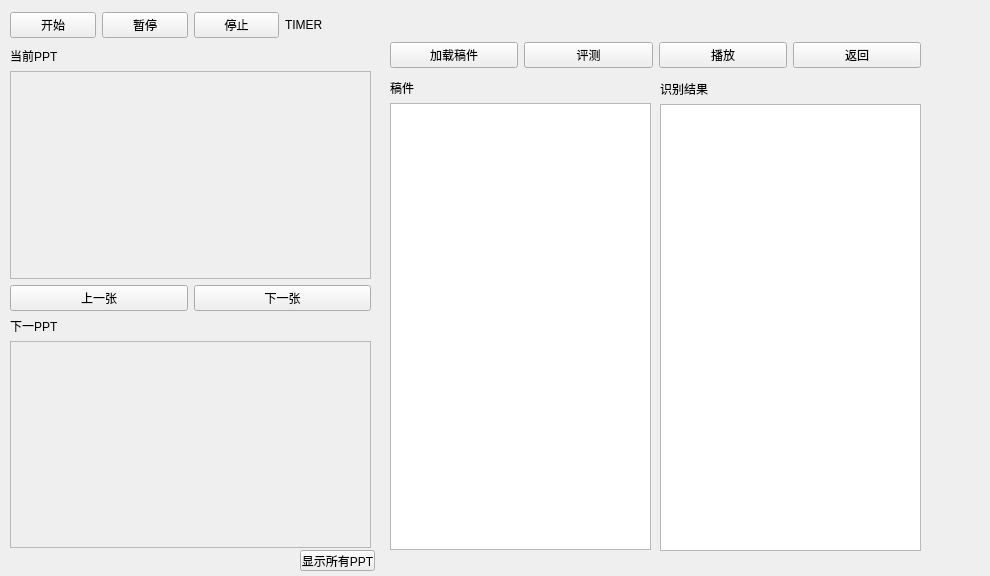
<?xml version="1.0" encoding="UTF-8"?>
<ui version="4.0">
 <class>Form</class>
 <widget class="QWidget" name="Form">
  <property name="geometry">
   <rect>
    <x>0</x>
    <y>0</y>
    <width>990</width>
    <height>576</height>
   </rect>
  </property>
  <property name="windowTitle">
   <string>Form</string>
  </property>
  <widget class="QWidget" name="gridLayoutWidget">
   <property name="geometry">
    <rect>
     <x>390</x>
     <y>79</y>
     <width>261</width>
     <height>471</height>
    </rect>
   </property>
   <layout class="QGridLayout" name="gridLayout">
    <item row="1" column="0">
     <widget class="QTextBrowser" name="TEXT">
      <property name="sizePolicy">
       <sizepolicy hsizetype="Expanding" vsizetype="Minimum">
        <horstretch>0</horstretch>
        <verstretch>0</verstretch>
       </sizepolicy>
      </property>
      <property name="cursor" stdset="0">
       <cursorShape>IBeamCursor</cursorShape>
      </property>
     </widget>
    </item>
    <item row="0" column="0">
     <widget class="QLabel" name="label">
      <property name="sizePolicy">
       <sizepolicy hsizetype="Preferred" vsizetype="Fixed">
        <horstretch>0</horstretch>
        <verstretch>0</verstretch>
       </sizepolicy>
      </property>
      <property name="text">
       <string>稿件</string>
      </property>
     </widget>
    </item>
   </layout>
  </widget>
  <widget class="QWidget" name="verticalLayoutWidget">
   <property name="geometry">
    <rect>
     <x>10</x>
     <y>47</y>
     <width>361</width>
     <height>501</height>
    </rect>
   </property>
   <layout class="QVBoxLayout" name="verticalLayout">
    <item>
     <widget class="QLabel" name="label_2">
      <property name="text">
       <string>当前PPT</string>
      </property>
     </widget>
    </item>
    <item>
     <widget class="QLabel" name="PPT">
      <property name="sizePolicy">
       <sizepolicy hsizetype="Preferred" vsizetype="Expanding">
        <horstretch>0</horstretch>
        <verstretch>0</verstretch>
       </sizepolicy>
      </property>
      <property name="frameShape">
       <enum>QFrame::StyledPanel</enum>
      </property>
      <property name="text">
       <string/>
      </property>
     </widget>
    </item>
    <item>
     <layout class="QHBoxLayout" name="horizontalLayout_3">
      <item>
       <widget class="QPushButton" name="LAST">
        <property name="text">
         <string>上一张</string>
        </property>
       </widget>
      </item>
      <item>
       <widget class="QPushButton" name="NEXT">
        <property name="sizePolicy">
         <sizepolicy hsizetype="Minimum" vsizetype="Maximum">
          <horstretch>0</horstretch>
          <verstretch>0</verstretch>
         </sizepolicy>
        </property>
        <property name="text">
         <string>下一张</string>
        </property>
       </widget>
      </item>
     </layout>
    </item>
    <item>
     <widget class="QLabel" name="label_3">
      <property name="text">
       <string>下一PPT</string>
      </property>
     </widget>
    </item>
    <item>
     <widget class="QLabel" name="PPT_2">
      <property name="sizePolicy">
       <sizepolicy hsizetype="Preferred" vsizetype="Expanding">
        <horstretch>0</horstretch>
        <verstretch>0</verstretch>
       </sizepolicy>
      </property>
      <property name="frameShape">
       <enum>QFrame::StyledPanel</enum>
      </property>
      <property name="text">
       <string/>
      </property>
     </widget>
    </item>
   </layout>
  </widget>
  <widget class="QPushButton" name="SHOW_ALL_PPTS">
   <property name="geometry">
    <rect>
     <x>300</x>
     <y>550</y>
     <width>75</width>
     <height>21</height>
    </rect>
   </property>
   <property name="text">
    <string>显示所有PPT</string>
   </property>
  </widget>
  <widget class="QWidget" name="horizontalLayoutWidget">
   <property name="geometry">
    <rect>
     <x>10</x>
     <y>10</y>
     <width>361</width>
     <height>31</height>
    </rect>
   </property>
   <layout class="QHBoxLayout" name="horizontalLayout">
    <item>
     <widget class="QPushButton" name="START">
      <property name="sizePolicy">
       <sizepolicy hsizetype="Expanding" vsizetype="Fixed">
        <horstretch>0</horstretch>
        <verstretch>0</verstretch>
       </sizepolicy>
      </property>
      <property name="text">
       <string>开始</string>
      </property>
     </widget>
    </item>
    <item>
     <widget class="QPushButton" name="PAUSE">
      <property name="sizePolicy">
       <sizepolicy hsizetype="Expanding" vsizetype="Fixed">
        <horstretch>0</horstretch>
        <verstretch>0</verstretch>
       </sizepolicy>
      </property>
      <property name="text">
       <string>暂停</string>
      </property>
     </widget>
    </item>
    <item>
     <widget class="QPushButton" name="HALT">
      <property name="sizePolicy">
       <sizepolicy hsizetype="Expanding" vsizetype="Fixed">
        <horstretch>0</horstretch>
        <verstretch>0</verstretch>
       </sizepolicy>
      </property>
      <property name="text">
       <string>停止</string>
      </property>
     </widget>
    </item>
    <item>
     <widget class="QLabel" name="TIMER">
      <property name="sizePolicy">
       <sizepolicy hsizetype="Expanding" vsizetype="Fixed">
        <horstretch>0</horstretch>
        <verstretch>0</verstretch>
       </sizepolicy>
      </property>
      <property name="text">
       <string>TIMER</string>
      </property>
     </widget>
    </item>
   </layout>
  </widget>
  <widget class="QWidget" name="horizontalLayoutWidget_2">
   <property name="geometry">
    <rect>
     <x>390</x>
     <y>40</y>
     <width>531</width>
     <height>31</height>
    </rect>
   </property>
   <layout class="QHBoxLayout" name="horizontalLayout_2">
    <item>
     <widget class="QPushButton" name="LOAD">
      <property name="sizePolicy">
       <sizepolicy hsizetype="Expanding" vsizetype="Fixed">
        <horstretch>0</horstretch>
        <verstretch>0</verstretch>
       </sizepolicy>
      </property>
      <property name="text">
       <string>加载稿件</string>
      </property>
     </widget>
    </item>
    <item>
     <widget class="QPushButton" name="EVALUATE">
      <property name="sizePolicy">
       <sizepolicy hsizetype="Expanding" vsizetype="Fixed">
        <horstretch>0</horstretch>
        <verstretch>0</verstretch>
       </sizepolicy>
      </property>
      <property name="text">
       <string>评测</string>
      </property>
     </widget>
    </item>
    <item>
     <widget class="QPushButton" name="PLAY">
      <property name="sizePolicy">
       <sizepolicy hsizetype="Expanding" vsizetype="Fixed">
        <horstretch>0</horstretch>
        <verstretch>0</verstretch>
       </sizepolicy>
      </property>
      <property name="text">
       <string>播放</string>
      </property>
     </widget>
    </item>
    <item>
     <widget class="QPushButton" name="BACK">
      <property name="sizePolicy">
       <sizepolicy hsizetype="Expanding" vsizetype="Fixed">
        <horstretch>0</horstretch>
        <verstretch>0</verstretch>
       </sizepolicy>
      </property>
      <property name="text">
       <string>返回</string>
      </property>
     </widget>
    </item>
   </layout>
  </widget>
  <widget class="QWidget" name="gridLayoutWidget_2">
   <property name="geometry">
    <rect>
     <x>660</x>
     <y>80</y>
     <width>261</width>
     <height>471</height>
    </rect>
   </property>
   <layout class="QGridLayout" name="gridLayout_2">
    <item row="1" column="0">
     <widget class="QTextBrowser" name="RECONG">
      <property name="sizePolicy">
       <sizepolicy hsizetype="Expanding" vsizetype="Minimum">
        <horstretch>0</horstretch>
        <verstretch>0</verstretch>
       </sizepolicy>
      </property>
      <property name="cursor" stdset="0">
       <cursorShape>IBeamCursor</cursorShape>
      </property>
     </widget>
    </item>
    <item row="0" column="0">
     <widget class="QLabel" name="label_4">
      <property name="sizePolicy">
       <sizepolicy hsizetype="Preferred" vsizetype="Fixed">
        <horstretch>0</horstretch>
        <verstretch>0</verstretch>
       </sizepolicy>
      </property>
      <property name="text">
       <string>识别结果</string>
      </property>
     </widget>
    </item>
   </layout>
  </widget>
 </widget>
 <resources/>
 <connections/>
</ui>
